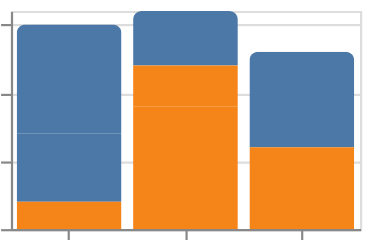

Describe this chart as a Vega-Lite specification.
### Vega-Lite specification from a JSON file in a GitHub repository (floating-point values rounded to 4 significant figures)
{"$schema": "https://vega.github.io/schema/vega-lite/v6.json", "padding": 5, "autosize": "none", "data": {"name": "table", "values": [{"c": "A", "g": "p", "x": 1, "y": 2, "v": 5, "t": "2024-01-15", "o": {"v": 3}, "IMDB Rating": 6.1, "d": "x1"}, {"c": "B", "g": "q", "x": 2, "y": 4, "v": 9, "t": "2024-02-20", "o": {"v": 7}, "IMDB Rating": 7.4, "d": "x2"}, {"c": "A", "g": "q", "x": 3, "y": 3, "v": 2, "t": "2024-03-05", "o": {"v": 1}, "IMDB Rating": 5.2, "d": "x1"}, {"c": "C", "g": "p", "x": 4, "y": 6, "v": 7, "t": "2024-05-30", "o": {"v": 4}, "IMDB Rating": 8.8, "d": "x3"}, {"c": "B", "g": "p", "x": 5, "y": 5, "v": 4, "t": "2024-07-11", "o": {"v": 9}, "IMDB Rating": 6.9, "d": "x2"}, {"c": "C", "g": "q", "x": 6, "y": 8, "v": 6, "t": "2024-09-02", "o": {"v": 2}, "IMDB Rating": 7.7, "d": "x3"}, {"c": "A", "g": "p", "x": 7, "y": 7, "v": 8, "t": "2024-11-25", "o": {"v": 5}, "IMDB Rating": 4.4, "d": "x1"}, {"c": "B", "g": "q", "x": 8, "y": 9, "v": 3, "t": "2024-12-31", "o": {"v": 8}, "IMDB Rating": 9.1, "d": "x2"}]}, "width": 160, "height": 100, "mark": "bar", "config": {"bar": {"cornerRadiusEnd": 4}}, "encoding": {"x": {"field": "c", "type": "nominal"}, "y": {"field": "v", "type": "quantitative"}, "color": {"field": "g", "type": "nominal"}}}
